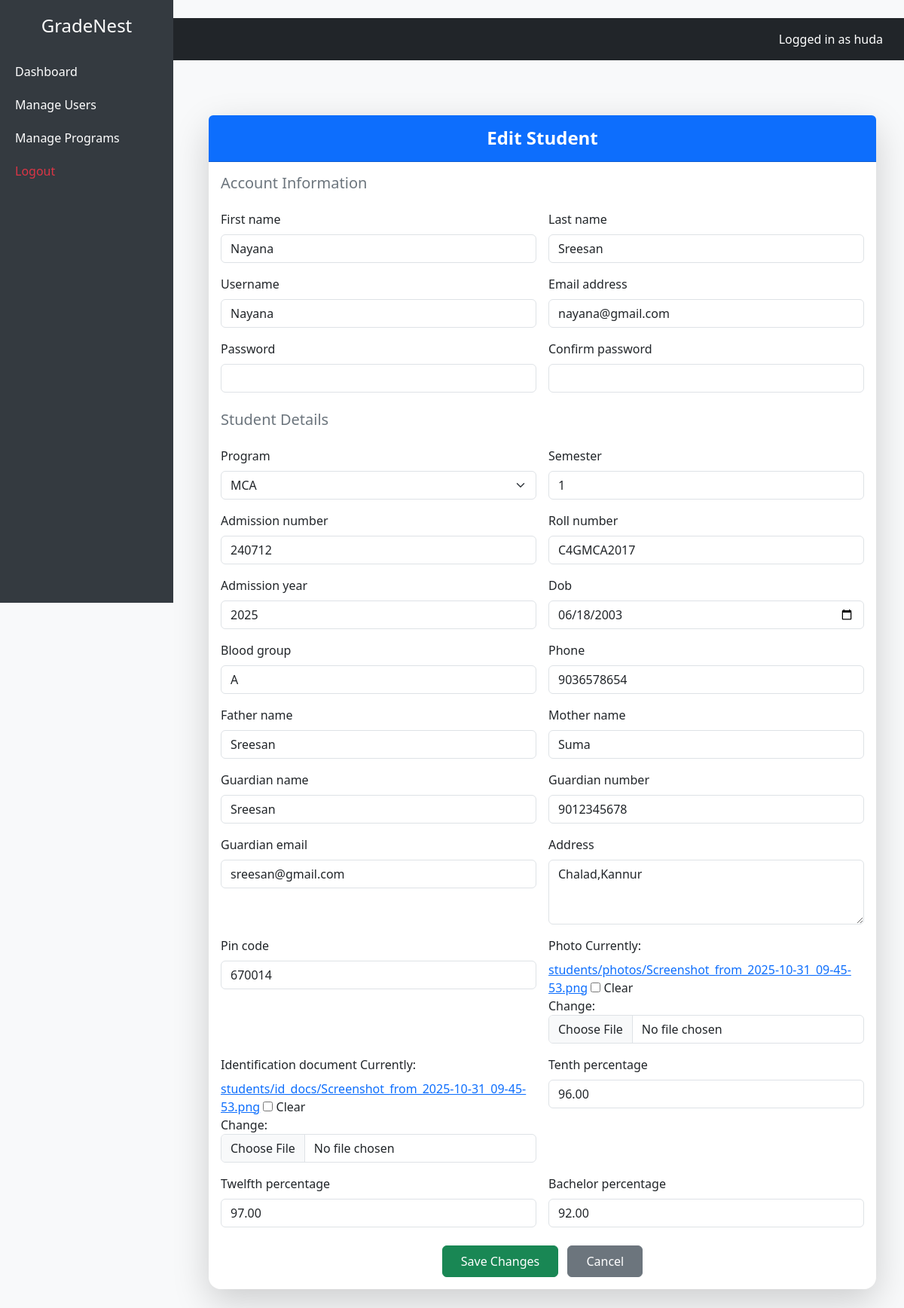
/users/3/edit/ (signed in), run on the app's committed database.
### user_management/models.py (models this page shows, shortened)
class Student(models.Model):
    user = models.OneToOneField(User, on_delete=models.CASCADE)
    program = models.ForeignKey(Program, on_delete=models.SET_NULL, null=True, blank=True)
    semester = models.PositiveIntegerField(default=1)
    admission_number = models.CharField(max_length=20, unique=True)
    roll_number = models.CharField(max_length=20, blank=True, null=True)
    admission_year = models.PositiveIntegerField(null=True, blank=True)
    dob = models.DateField(null=True, blank=True)
    blood_group = models.CharField(max_length=5, blank=True, null=True)
    phone = models.CharField(max_length=15, blank=True, null=True)
    address = models.TextField(blank=True, null=True)
    pin_code = models.CharField(max_length=10, blank=True, null=True)
    father_name = models.CharField(max_length=100, blank=True, null=True)
    mother_name = models.CharField(max_length=100, blank=True, null=True)
    guardian_name = models.CharField(max_length=100, blank=True, null=True)
    guardian_number = models.CharField(max_length=15, blank=True, null=True)
    guardian_email = models.EmailField(blank=True, null=True)
    tenth_percentage = models.DecimalField(max_digits=5, decimal_places=2, null=True, blank=True)
    twelfth_percentage = models.DecimalField(max_digits=5, decimal_places=2, null=True, blank=True)
    bachelor_percentage = models.DecimalField(max_digits=5, decimal_places=2, null=True, blank=True)
    photo = models.ImageField(upload_to='students/photos/', blank=True, null=True)
    identification_document = models.FileField(upload_to='students/id_docs/', blank=True, null=True)

### user_management/views.py (the view)
# urls.py: path('<int:user_id>/edit/', views.edit_user, name='edit_user'),
@login_required
def edit_user(request, user_id):
    user = get_object_or_404(User, id=user_id)
    student = Student.objects.filter(user=user).first()
    staff = Staff.objects.filter(user=user).first()
    if student:
        profile = student
        profile_form_class = StudentRegistrationForm
        template_name = "user_management/student_edit.html"
    elif staff:
        profile = staff
        profile_form_class = StaffRegistrationForm
        template_name = "user_management/staff_edit.html"
    else:
        messages.error(request, "This user does not have a linked profile.")
        return redirect("user_management:user_list")
    if request.method == "POST":
        user_form = UserRegistrationForm(request.POST, instance=user)
        profile_form = profile_form_class(request.POST, request.FILES, instance=profile)
        if user_form.is_valid() and profile_form.is_valid():
            user_form.save()
            updated_profile = profile_form.save(commit=False)
            role = profile_form.cleaned_data.get("role")
            if role == "OfficeStaff":
                updated_profile.program = None
                updated_profile.department = None
            updated_profile.save()
            user.userprofile.role = role
            user.userprofile.save()
            messages.success(request, "User updated successfully.")
            return redirect("user_management:user_list")
    else:
        user_form = UserRegistrationForm(instance=user)
        profile_form = profile_form_class(instance=profile)
    return render(request, template_name, {
        "user_form": user_form,
        "profile_form": profile_form,
        "form_title": "Edit User",
    })

### user_management/forms.py (shortened to what this page needs)
class UserRegistrationForm(forms.ModelForm):
    password = forms.CharField(widget=forms.PasswordInput(attrs={'class': 'form-control'}))
    confirm_password = forms.CharField(widget=forms.PasswordInput(attrs={'class': 'form-control'}))
    class Meta:
        model = User
        fields = ['first_name', 'last_name', 'username', 'email']
        widgets = {
            'first_name': forms.TextInput(attrs={'class': 'form-control'}),
            'last_name': forms.TextInput(attrs={'class': 'form-control'}),
            'username': forms.TextInput(attrs={'class': 'form-control'}),
            'email': forms.EmailInput(attrs={'class': 'form-control'}),
        }

### program_management/models.py (called while the page is built)
    def __str__(self):
        return self.name

### user_management/templates/user_management/student_edit.html (shortened to what this page needs)
{% extends "base.html" %}
{% block content %}
<div class="container mt-5">
    <div class="card shadow-lg border-0 rounded-4">
        <div class="card-header bg-primary text-white text-center py-3 rounded-top">
            <h4 class="mb-0 fw-bold">Edit Student</h4>
        </div>
        <div class="card-body">
            <form method="POST" enctype="multipart/form-data" class="row g-3">
                <h5 class="text-secondary mt-3">Account Information</h5>
                {% for field in user_form %}
                    <div class="col-md-6">
                        <label class="form-label">{{ field.label }}</label>
                        {{ field }}
                    </div>
                {% endfor %}
                <h5 class="text-secondary mt-4">Student Details</h5>
                {% for field in profile_form %}
                    <div class="col-md-6">
                        <label class="form-label">{{ field.label }}</label>
                        {{ field }}
                    </div>
                {% endfor %}
                <div class="col-12 text-center mt-4">
                    <button type="submit" class="btn btn-success px-4 py-2">Save Changes</button>
                    <a href="{% url 'user_management:user_list' %}" class="btn btn-secondary px-4 py-2 ms-2">Cancel</a>
                </div>
            </form>
        </div>
    </div>
</div>
{% endblock %}

### templates/base.html (shortened to what this page needs)
<!DOCTYPE html>
<html lang="en">
<head>
    <link href="https://cdn.jsdelivr.net/npm/bootstrap@5.3.2/dist/css/bootstrap.min.css" rel="stylesheet">
</head>
<body>
    <div class="sidebar">
        <h4 class="text-center mb-4">GradeNest</h4>
        <a href="/accounts/dashboard/">Dashboard</a>
        <a href="/users/">Manage Users</a>
        <a href="/programs/">Manage Programs</a>
        <a href="/accounts/logout/" class="text-danger">Logout</a>
    </div>
    <li class="{% if request.path == '/accounts/dashboard/' %}active{% endif %}">
    <a href="{% url 'dashboard' %}"> Dashboard</a>
</li>
    <nav class="navbar navbar-dark bg-dark">
        <div class="container-fluid justify-content-end">
            <span class="navbar-text text-white me-3">
                Logged in as {{ request.user.username }}
            </span>
        </div>
    </nav>
    <div class="content">
        {% block content %}
        {% endblock %}
    </div>
</body>
</html>

### templates/base.html (style rules this page uses)
body { background-color: #f8f9fa; }
.sidebar { height: 100vh; background-color: #343a40; color: white; position: fixed; width: 230px; top: 0; left: 0; padding-top: 20px; }
.sidebar a { color: white; display: block; padding: 10px 20px; text-decoration: none; }
.content { margin-left: 240px; padding: 25px; }
.navbar { margin-left: 230px; }

### data on the page
Student: profile_form "MCA" "1" "240712" "C4GMCA2017" "2025" "06/18/2003" "A" "9036578654" "Sreesan" "Suma" "Sreesan" "9012345678" "sreesan@gmail.com" "Chalad,Kannur" "670014" "96.00" "97.00" "92.00"

### other printed values
{{ request.user.username }} "huda"
{{ field.label }} "First name" "Last name" "Username" "Email address" "Password" "Confirm password"
{{ field.label }} "Program" "Semester" "Admission number" "Roll number" "Admission year" "Dob" "Blood group" "Phone" "Father name" "Mother name" "Guardian name" "Guardian number" "Guardian email" "Address" "Pin code" "Photo" "Identification document" "Tenth percentage" "Twelfth percentage" "Bachelor percentage"
